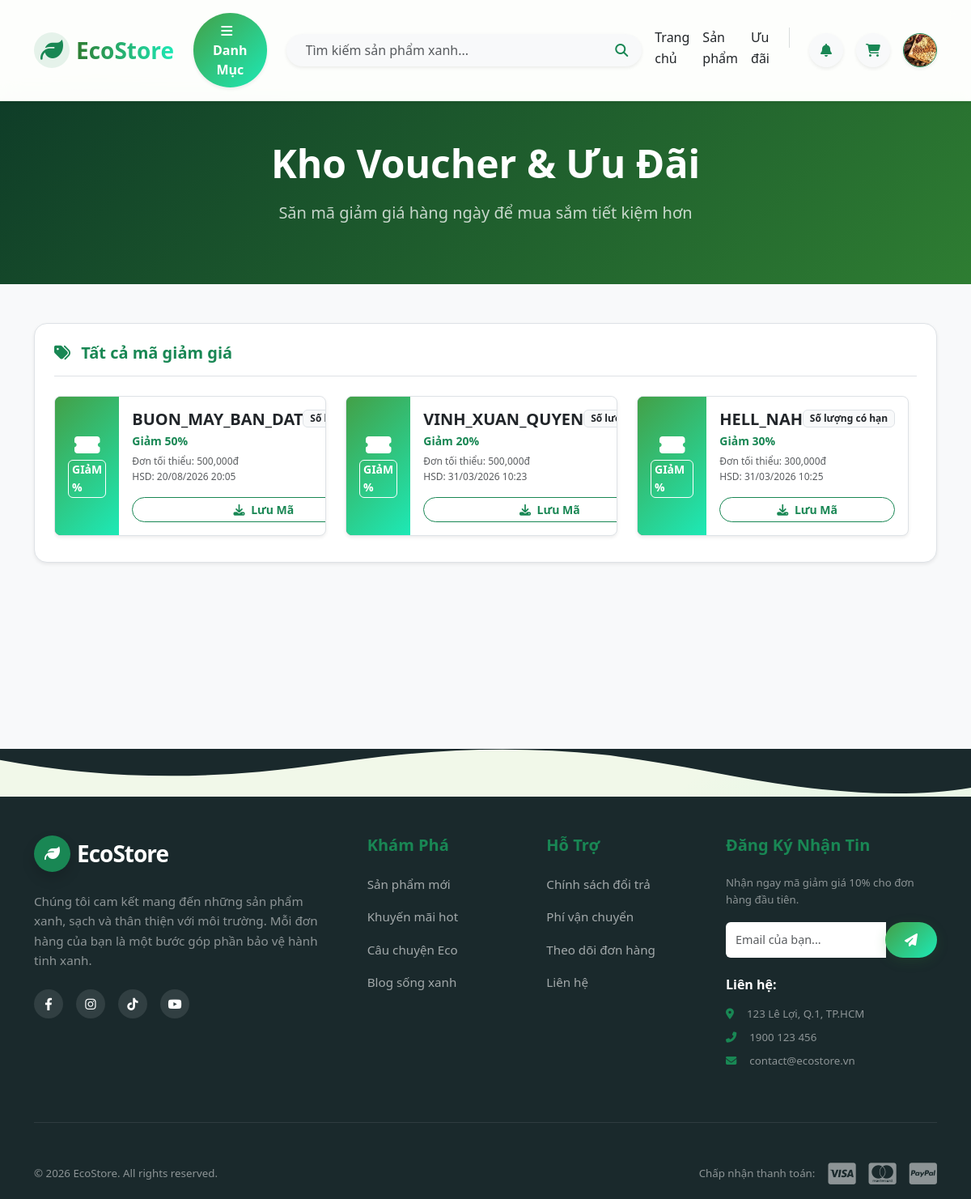
Page /public/offer (signed in) on the earlier database version.
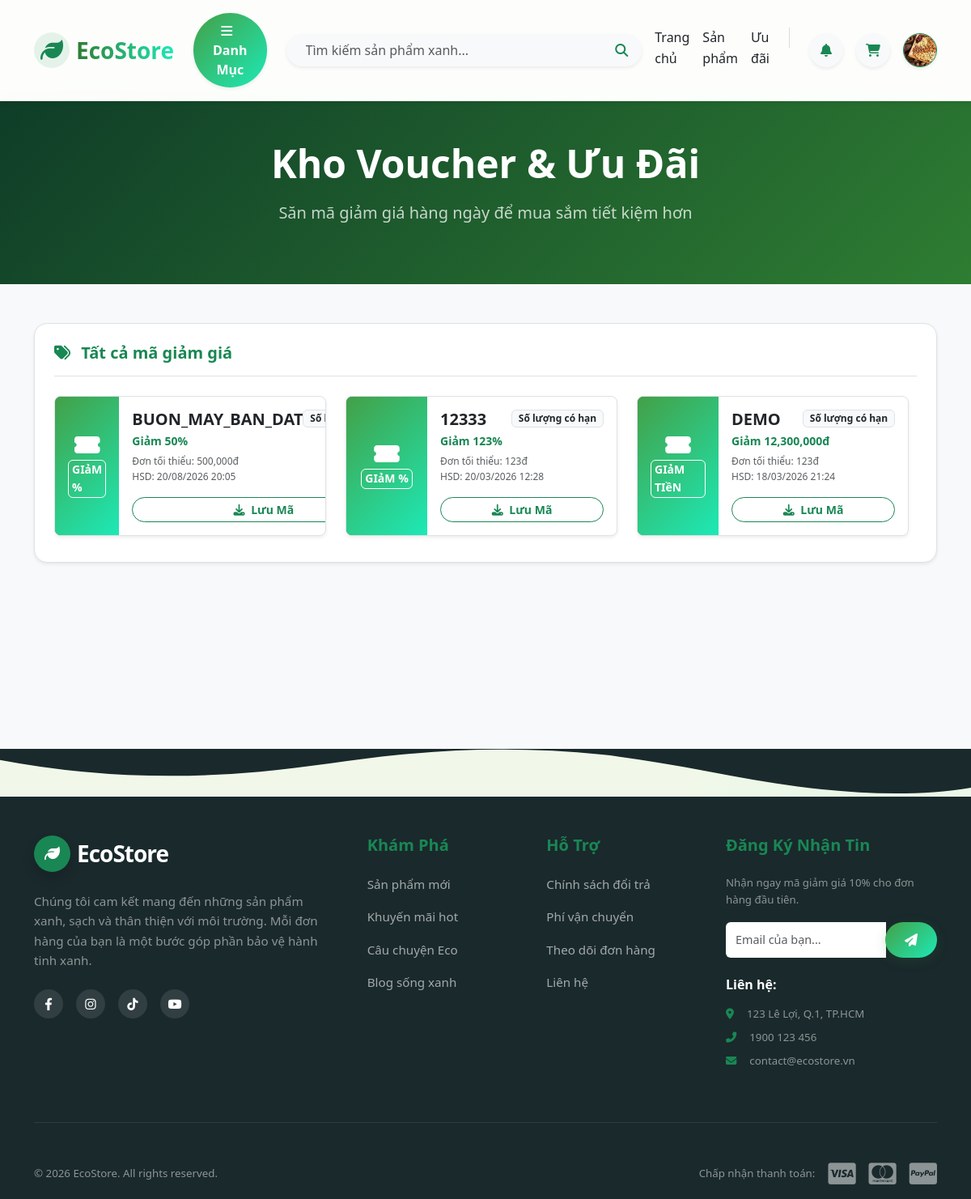
Same page on the later database version.
### tables this page shows
CREATE TABLE `coupons` (
  `id` bigint UNSIGNED NOT NULL,
  `code` varchar(100) DEFAULT NULL,
  `type` varchar(50) DEFAULT NULL,
  `value` bigint DEFAULT NULL,
  `min_order_cents` bigint DEFAULT NULL,
  `usage_limit` int DEFAULT NULL,
  `used_count` int DEFAULT '0',
  `starts_at` datetime DEFAULT NULL,
  `ends_at` datetime DEFAULT NULL,
  `applies_to_category_ids` json DEFAULT NULL,
  `created_at` timestamp NULL DEFAULT CURRENT_TIMESTAMP
);

### app/Controllers/Client/OfferController.php (called while the page is built, shortened)
<?php
class OfferController extends Controller {
    public function index() {
        $couponModel = $this->model('Coupon');
        $activeCoupons = $couponModel->getActiveCoupons();
        $savedCouponIds = [];
        if (isset($_SESSION['user_logged_in'])) {
            $userCouponModel = $this->model('UserCoupon');
            $savedCouponIds = $userCouponModel->getSavedCouponIds($_SESSION['user_id']);
        }
        $vouchers = [];
        foreach ($activeCoupons as $c) {
            $isSaved = in_array($c['id'], $savedCouponIds);
            $desc = $c['type'] == 'percent' ? "Giảm {$c['value']}%" : "Giảm " . number_format($c['value']) . "đ";
            $vouchers[] = [
                'id' => $c['id'],
                'code' => $c['code'],
                'type' => $c['type'],
                'desc' => $desc,
                'min' => $c['min_order_cents'],
                'expiry' => date('d/m/Y H:i', strtotime($c['ends_at'])),
                'is_saved' => $isSaved
            ];
        }
        $this->view('client/offers/index', ['vouchers' => $vouchers]);
    }
}

### app/Core/App.php (called while the page is built, shortened)
<?php
class App {
    protected $controller = 'HomeController';
    protected $method = 'index';
    public function __construct() {
        $url = $this->parseUrl();
        if (isset($url[0]) && strtolower($url[0]) == 'admin') {
            array_shift($url);
            $folder = 'Admin';
            $this->controller = 'DashboardController';
            if (isset($url[0])) {
                $controllerName = $this->convertToPascalCase($url[0]) . 'Controller';
                if (file_exists('../app/Controllers/Admin/' . $controllerName . '.php')) {
                    $this->controller = $controllerName;
                    array_shift($url);
                }
            }
        } else {
            $folder = 'Client';
            if (isset($url[0])) {
                $controllerName = $this->convertToPascalCase($url[0]) . 'Controller';
                if (file_exists('../app/Controllers/Client/' . $controllerName . '.php')) {
                    $this->controller = $controllerName;
                    array_shift($url);
                }
            }
        }
        $file = '../app/Controllers/' . $folder . '/' . $this->controller . '.php';
        if (file_exists($file)) {
            $this->controller = new $class;
        } else {
            die("Lỗi 404: Controller '{$this->controller}' không tồn tại.");
        }
        $this->params = $url ? array_values($url) : [];
        call_user_func_array([$this->controller, $this->method], $this->params);
    }
    public function parseUrl() {
        if (isset($_GET['url'])) {
            return explode('/', filter_var(rtrim($_GET['url'], '/'), FILTER_SANITIZE_URL));
        }
        return [];
    }
    private function convertToPascalCase($string) {
        return str_replace(' ', '', ucwords(str_replace('-', ' ', $string)));
    }
}

### public/index.php (called while the page is built, shortened)
<?php
$app = new App();

### config/database.php (called while the page is built)
<?php
return [
    'host' => $_ENV['DB_HOST'] ?? 'localhost',
    'dbname' => $_ENV['DB_DATABASE'] ?? 'ecostore',
    'user' => $_ENV['DB_USERNAME'] ?? 'root',
    'pass' => $_ENV['DB_PASSWORD'] ?? '',
    'charset' => 'utf8mb4'
];

### app/Core/Database.php (called while the page is built, shortened)
<?php
class Database {
    private static $instance = null;
    private $connection;
    private function __construct() {
        $config = require __DIR__ . '/../../config/database.php';
        $dsn = "mysql:host={$config['host']};dbname={$config['dbname']};charset={$config['charset']}";
        try {
            $this->connection = new PDO($dsn, $config['user'], $config['pass']);
            $this->connection->setAttribute(PDO::ATTR_ERRMODE, PDO::ERRMODE_EXCEPTION);
            $this->connection->setAttribute(PDO::ATTR_DEFAULT_FETCH_MODE, PDO::FETCH_ASSOC);
        } catch (PDOException $e) {
            die("DB Connection Error: " . $e->getMessage());
        }
    }
    public static function getInstance() {
        if (!self::$instance) {
            self::$instance = new Database();
        }
        return self::$instance;
    }
    public function query($sql, $params = []) {
        try {
            $stmt = $this->connection->prepare($sql);
            $stmt->execute($params);
            return $stmt;
        } catch (PDOException $e) {
            die("Lỗi truy vấn SQL: " . $e->getMessage());
        }
    }
    public function fetchAll($sql, $params = []) {
        return $this->query($sql, $params)->fetchAll();
    }
}

### app/Core/Model.php (called while the page is built, shortened)
<?php
abstract class Model {
    public function __construct() {
        $this->db = Database::getInstance();
    }
}

### app/Models/Coupon.php (called while the page is built, shortened)
<?php
class Coupon extends Model {
    protected $table = 'coupons';
    public function getActiveCoupons() {
        $sql = "SELECT * FROM {$this->table} WHERE starts_at <= NOW() AND ends_at >= NOW()";
        return $this->db->fetchAll($sql);
    }
}

### app/Models/UserCoupon.php (called while the page is built, shortened)
<?php
class UserCoupon extends Model {
    protected $table = 'user_coupons';
    public function getSavedCouponIds($userId) {
        $sql = "SELECT coupon_id FROM {$this->table} WHERE user_id = ?";
        $result = $this->db->fetchAll($sql, [$userId]);
        return array_column($result, 'coupon_id');
    }
}

### app/Views/client/offers/index.php (the view, shortened to what the rows shown need)
<?php require_once '../app/Views/layouts/client/header.php'; ?>
<div class="bg-light min-vh-100 pb-5">
    <div class="bg-success py-5 mb-5 text-center text-white position-relative overflow-hidden"
         style="background-image: linear-gradient(135deg, #0f3d28 0%, #2e7d32 100%)">
        <div class="container position-relative z-1">
            <h1 class="fw-bold display-5 mb-3">Kho Voucher & Ưu Đãi</h1>
        </div>
    </div>
    <div class="container">
        <div class="bg-white p-4 rounded-4 shadow-sm border">
            <div class="voucher-scroll-container">
                <div class="row g-4 mb-2">
                    <?php if (!empty($vouchers)): ?>
                        <?php foreach ($vouchers as $v): ?>
                        <div class="col-md-6 col-lg-4">
                            <div class="voucher-ticket d-flex h-100 border rounded-3 overflow-hidden bg-white shadow-sm position-relative">
                                <div class="voucher-left bg-success text-white p-3 d-flex flex-column align-items-center justify-content-center" style="width: 100px; background: linear-gradient(135deg, #43a047 0%, #1de9b6 100%);">
                                    <i class="fas fa-ticket-alt fs-3 mb-1"></i>
                                    <span class="small fw-bold border border-white px-1 rounded"><?= strtoupper($v['type'] == 'percent' ? 'Giảm %' : 'Giảm Tiền') ?></span>
                                </div>
                                <div class="p-3 flex-grow-1 d-flex flex-column">
                                    <div class="d-flex justify-content-between align-items-start mb-1">
                                        <h5 class="fw-bold text-dark mb-0"><?= $v['code'] ?></h5>
                                        <span class="badge bg-light text-dark border">Số lượng có hạn</span>
                                    </div>
                                    <p class="fw-bold text-success mb-1 small"><?= $v['desc'] ?></p>
                                    <p class="text-muted small mb-3 flex-grow-1" style="font-size: 0.75rem;">
                                        Đơn tối thiểu: <?= number_format($v['min']) ?>đ <br> HSD: <?= $v['expiry'] ?>
                                    </p>
                                    <?php if ($v['is_saved']): ?>
                                        <button class="btn btn-secondary btn-sm rounded-pill w-100 fw-bold" disabled>
                                            <i class="fas fa-check-circle me-1"></i> Đã Lưu
                                        </button>
                                    <?php else: ?>
                                        <button class="btn btn-outline-success btn-sm rounded-pill w-100 fw-bold btn-save-coupon" data-id="<?= $v['id'] ?>">
                                            <i class="fas fa-download me-1"></i> Lưu Mã
                                        </button>
                                    <?php endif; ?>
                                </div>
                            </div>
                        </div>
                        <?php endforeach; ?>
                    <?php endif; ?>
                </div>
            </div>
            </div>
    </div>
</div>
<?php require_once '../app/Views/layouts/client/footer.php'; ?>

Differences in the rows shown:
removed coupons: type "GIảM %", code "VINH_XUAN_QUYEN", desc "Giảm 20%", min_order_cents "500,000", expiry "31/03/2026 10:23"
removed coupons: type "GIảM %", code "HELL_NAH", desc "Giảm 30%", min_order_cents "300,000", expiry "31/03/2026 10:25"
now on this page (row edited): coupons: type "GIảM %", code "12333", desc "Giảm 123%", min_order_cents "123", expiry "20/03/2026 12:28"
added coupons: type "GIảM TIềN", code "DEMO", desc "Giảm 12,300,000đ", min_order_cents "123", expiry "18/03/2026 21:24"
